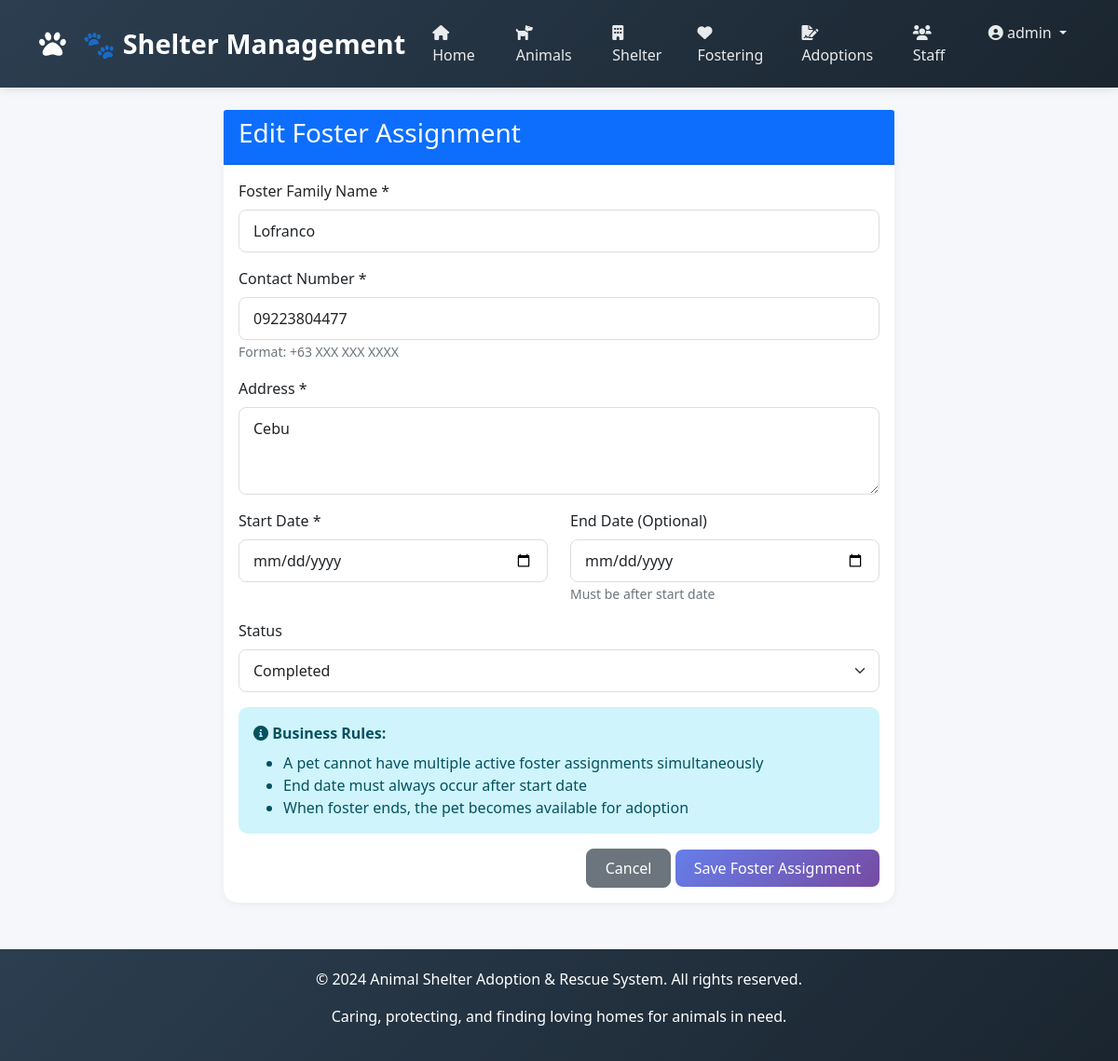
Page /fostering/edit/1/ (signed in) on the committed database.
### apps/accounts/models.py (models this page shows, shortened)
class Staff(AbstractUser):
    ROLE_CHOICES = [
        ('Admin', 'Admin'),
        ('Manager', 'Manager'),
        ('Vet', 'Veterinarian'),
        ('Staff', 'Staff'),
        ('Volunteer', 'Volunteer'),
    ]
    staff_id = models.AutoField(primary_key=True)
    first_name = models.CharField(max_length=100)
    last_name = models.CharField(max_length=100)
    role = models.CharField(max_length=20, choices=ROLE_CHOICES, default='Staff')
    phone = models.CharField(max_length=20, blank=True, null=True)
    email = models.EmailField(unique=True)
    username = models.CharField(max_length=100, unique=True)
    status = models.BooleanField(default=True)
    date_joined = models.DateTimeField(default=timezone.now)
    last_login = models.DateTimeField(null=True, blank=True)
    USERNAME_FIELD = 'username'
    REQUIRED_FIELDS = ['email', 'first_name', 'last_name']
    class Meta:
        db_table = 'staff'

### apps/fostering/models.py (models this page shows, shortened)
class FosterAssignment(models.Model):
    STATUS_CHOICES = [
        ('Active', 'Active'),
        ('Completed', 'Completed'),
        ('Cancelled', 'Cancelled'),
    ]
    foster_id = models.AutoField(primary_key=True)
    pet = models.ForeignKey(Pet, on_delete=models.CASCADE, related_name='foster_assignments')
    foster_name = models.CharField(max_length=200)
    foster_phone = models.CharField(max_length=20)
    foster_address = models.TextField()
    start_date = models.DateField()
    end_date = models.DateField(null=True, blank=True)
    status = models.CharField(max_length=20, choices=STATUS_CHOICES, default='Active')
    class Meta:
        db_table = 'foster_assignments'

### apps/fostering/views.py (the view, shortened to what this page needs)
# urls.py: path('edit/<int:pk>/', views.foster_edit, name='foster_edit'),
@login_required
def foster_edit(request, pk):
    foster = get_object_or_404(FosterAssignment, foster_id=pk)
    context = {
        'foster': foster,
        'pets': Pet.objects.all(),
    }
    return render(request, 'fostering/foster_form.html', context)

### templates/fostering/foster_form.html (shortened to what this page needs)
{% extends 'base.html' %}
{% block content %}
<div class="container">
    <div class="row justify-content-center">
        <div class="col-md-8">
            <div class="card">
                <div class="card-header bg-primary text-white">
                    <h3>{% if foster %}Edit Foster Assignment{% else %}New Foster Assignment{% endif %}</h3>
                </div>
                <div class="card-body">
                    <form method="post">
                        <div class="mb-3">
                            <label class="form-label">Foster Family Name *</label>
                            <input type="text" name="foster_name" class="form-control" value="{{ foster.foster_name|default:'' }}" required>
                        </div>
                        <div class="mb-3">
                            <label class="form-label">Contact Number *</label>
                            <input type="text" name="foster_phone" class="form-control" value="{{ foster.foster_phone|default:'' }}" required>
                            <small class="text-muted">Format: +63 XXX XXX XXXX</small>
                        </div>
                        <div class="mb-3">
                            <label class="form-label">Address *</label>
                            <textarea name="foster_address" class="form-control" rows="3" required>{{ foster.foster_address|default:'' }}</textarea>
                        </div>
                        <div class="row">
                            <div class="col-md-6 mb-3">
                                <label class="form-label">Start Date *</label>
                                <input type="date" name="start_date" class="form-control" value="{{ foster.start_date|default:'' }}" required>
                            </div>
                            <div class="col-md-6 mb-3">
                                <label class="form-label">End Date (Optional)</label>
                                <input type="date" name="end_date" class="form-control" value="{{ foster.end_date|default:'' }}">
                                <small class="text-muted">Must be after start date</small>
                            </div>
                        </div>
                        {% if foster %}
                        <div class="mb-3">
                            <label class="form-label">Status</label>
                            <select name="status" class="form-select">
                                <option value="Completed" {% if foster.status == 'Completed' %}selected{% endif %}>Completed</option>
                            </select>
                        </div>
                        {% endif %}
                        <div class="alert alert-info">
                            <i class="fas fa-info-circle"></i>
                            <strong>Business Rules:</strong>
                            <ul class="mb-0 mt-2">
                                <li>A pet cannot have multiple active foster assignments simultaneously</li>
                                <li>End date must always occur after start date</li>
                                <li>When foster ends, the pet becomes available for adoption</li>
                            </ul>
                        </div>
                        <div class="text-end">
                            <a href="{% url 'foster_list' %}" class="btn btn-secondary">Cancel</a>
                            <button type="submit" class="btn btn-primary">Save Foster Assignment</button>
                        </div>
                    </form>
                </div>
            </div>
        </div>
    </div>
</div>
{% endblock %}

### templates/base.html (shortened to what this page needs)
<!DOCTYPE html>
<html lang="en">
<head>
    <link href="https://cdn.jsdelivr.net/npm/bootstrap@5.1.3/dist/css/bootstrap.min.css" rel="stylesheet">
    <link rel="stylesheet" href="https://cdnjs.cloudflare.com/ajax/libs/font-awesome/6.0.0/css/all.min.css">
</head>
<body>
    <nav class="navbar navbar-expand-lg navbar-dark">
        <div class="container">
            <a class="navbar-brand" href="{% url 'index' %}">
                <i class="fas fa-paw"></i> 🐾 Shelter Management
            </a>
            <div class="collapse navbar-collapse" id="navbarNav">
                <ul class="navbar-nav ms-auto">
                    <li class="nav-item">
                        <a class="nav-link" href="{% url 'index' %}">
                            <i class="fas fa-home"></i> Home
                        </a>
                    </li>
                    <li class="nav-item">
                        <a class="nav-link" href="{% url 'pet_list' %}">
                            <i class="fas fa-dog"></i> Animals
                        </a>
                    </li>
                    <li class="nav-item">
                        <a class="nav-link" href="{% url 'shelter_list' %}">
                            <i class="fas fa-building"></i> Shelter
                        </a>
                    </li>
                    <li class="nav-item">
                        <a class="nav-link" href="{% url 'foster_list' %}">
                            <i class="fas fa-heart"></i> Fostering
                        </a>
                    </li>
                    <li class="nav-item">
                        <a class="nav-link" href="{% url 'adoption_list' %}">
                            <i class="fas fa-file-signature"></i> Adoptions
                        </a>
                    </li>
                    <li class="nav-item">
                        <a class="nav-link" href="{% url 'staff_list' %}">
                            <i class="fas fa-users"></i> Staff
                        </a>
                    </li>
                    {% if user.is_authenticated %}
                        <li class="nav-item dropdown">
                            <a class="nav-link dropdown-toggle" href="#" id="userDropdown" role="button" data-bs-toggle="dropdown">
                                <i class="fas fa-user-circle"></i> {{ user.username }}
                            </a>
                        </li>
                    {% endif %}
                </ul>
            </div>
        </div>
    </nav>
    <div class="container mt-4">
        {% block content %}
        {% endblock %}
    </div>
    <footer>
        <div class="container">
            <p>&copy; 2024 Animal Shelter Adoption & Rescue System. All rights reserved.</p>
            <p>Caring, protecting, and finding loving homes for animals in need.</p>
        </div>
    </footer>
</body>
</html>

### templates/base.html (style rules this page uses)
* { margin: 0; padding: 0; box-sizing: border-box; }
body { font-family: 'Segoe UI', Tahoma, Geneva, Verdana, sans-serif; background-color: #f5f7fb; }
.navbar { background: linear-gradient(135deg, #2c3e50 0%, #1a252f 100%); box-shadow: 0 2px 10px rgba(0,0,0,0.1); padding: 15px 0; }
.navbar-brand { font-size: 1.8rem; font-weight: bold; color: #fff !important; }
.navbar-brand i { margin-right: 10px; }
.nav-link { color: rgba(255,255,255,0.9) !important; font-weight: 500; margin: 0 5px; transition: all 0.3s; }
.card { border: none; border-radius: 15px; box-shadow: 0 2px 10px rgba(0,0,0,0.05); transition: transform 0.3s, box-shadow 0.3s; }
.btn { border-radius: 8px; padding: 8px 20px; font-weight: 500; transition: all 0.3s; }
.btn-primary { background: linear-gradient(135deg, #667eea 0%, #764ba2 100%); border: none; }
.alert { border-radius: 10px; border: none; }
footer { background: linear-gradient(135deg, #2c3e50 0%, #1a252f 100%); color: white; padding: 20px; text-align: center; margin-top: 50px; }
.form-control, .form-select { border-radius: 8px; border: 1px solid #ddd; padding: 10px 15px; }

### rows in the picture
Staff: username "admin"
FosterAssignment: foster_name "Lofranco", foster_phone "09223804477", foster_address "Cebu", status "Completed"
